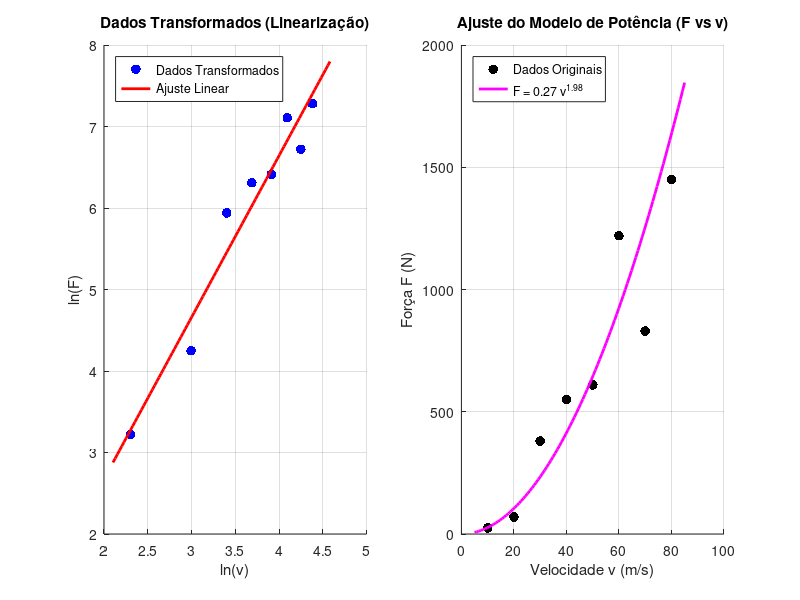

This figure's MATLAB source:
% =========================================================================
% RESOLUÇÃO DA QUESTÃO 5: Ajuste de Modelo de Potência
% =========================================================================
clear; clc; close all;

% 1. Dados Iniciais da Tabela 5 (Velocidade vs Força)
v = [10, 20, 30, 40, 50, 60, 70, 80];
F = [25, 70, 380, 550, 610, 1220, 830, 1450];
n = length(v);

fprintf('--- RESOLUÇÃO DA QUESTÃO 5 ---\n\n');

% =========================================================================
% 2. Transformação Logarítmica (Logaritmo Natural)
% Em MATLAB, a função 'log' calcula o logaritmo natural (base e)
% =========================================================================
X = log(v);
Y = log(F);

% =========================================================================
% 3. Regressão Linear nos Dados Transformados (Y = a1*X + a0)
% =========================================================================
sum_X = sum(X); sum_Y = sum(Y); sum_XY = sum(X .* Y); sum_X2 = sum(X .^ 2);
media_X = sum_X / n; media_Y = sum_Y / n;

% Coeficientes da reta linearizada
a1 = (n * sum_XY - sum_X * sum_Y) / (n * sum_X2 - sum_X^2); % Corresponde a beta
a0 = media_Y - a1 * media_X;                                % Corresponde a ln(alpha)

% =========================================================================
% 4. Retornar aos Parâmetros Originais do Modelo (F = alpha * v^beta)
% =========================================================================
beta = a1;
alpha = exp(a0);

fprintf('Modelo Linearizado: ln(F) = %.4f * ln(v) + %.4f\n', a1, a0);
fprintf('Parâmetros do Modelo de Potência:\n');
fprintf('  alpha = %.4f\n', alpha);
fprintf('  beta  = %.4f\n', beta);
fprintf('Equação Final: F = %.4f * v^(%.4f)\n\n', alpha, beta);

% =========================================================================
% 5. PLOTAGEM GRÁFICA
% =========================================================================
figure('Name', 'Q5 - Ajuste de Modelo de Potência', 'Position', [100, 100, 900, 400]);

% Gráfico 1: Dados Transformados (Reta)
subplot(1, 2, 1);
scatter(X, Y, 50, 'b', 'filled'); hold on; grid on;
X_plot = linspace(min(X)-0.2, max(X)+0.2, 100);
Y_plot = a1 * X_plot + a0;
plot(X_plot, Y_plot, 'r-', 'LineWidth', 2);
title('Dados Transformados (Linearização)');
xlabel('ln(v)'); ylabel('ln(F)');
legend('Dados Transformados', 'Ajuste Linear', 'Location', 'northwest');

% Gráfico 2: Dados Originais (Curva de Potência)
subplot(1, 2, 2);
scatter(v, F, 50, 'k', 'filled'); hold on; grid on;
v_plot = linspace(min(v)-5, max(v)+5, 100);
F_plot = alpha * (v_plot .^ beta);
plot(v_plot, F_plot, 'm-', 'LineWidth', 2);
title('Ajuste do Modelo de Potência (F vs v)');
xlabel('Velocidade v (m/s)'); ylabel('Força F (N)');
legend('Dados Originais', sprintf('F = %.2f v^{%.2f}', alpha, beta), 'Location', 'northwest');
